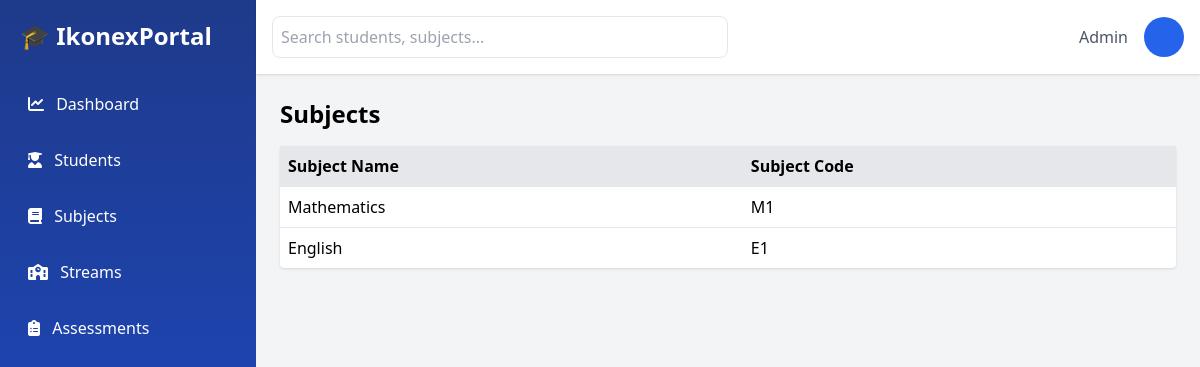
/subjects/, run on the app's committed database.
### Ikonex/models.py (models this page shows, shortened)
class Subject(models.Model):
    name = models.CharField(max_length=50)
    subject_code = models.CharField(max_length=20)

### Ikonex/views.py (the view)
# urls.py: path("subjects/", SubjectListView.as_view(), name="subject-list"),
class SubjectListView(ListView):
    model = Subject
    template_name = "subjects/subject_list.html"

### templates/subjects/subject_list.html (shortened to what this page needs)
{% extends 'home/base.html' %}
{% block content %}
<div class="flex justify-between items-center mb-4">
    <h2 class="text-2xl font-bold">Subjects</h2>
</div>
<table class="w-full bg-white shadow rounded">
    <thead class="bg-gray-200">
        <tr>
            <th class="p-2 text-left">Subject Name</th>
            <th class="p-2 text-left">Subject Code</th>
        </tr>
    </thead>
    <tbody>
        {% for subject in object_list %}
        <tr class="border-t">
            <td class="p-2">{{ subject.name }}</td>
            <td class="p-2">{{ subject.subject_code }}</td>
        </tr>
        {% endfor %}
    </tbody>
</table>
{% endblock %}

### data on the page
Subject: name "Mathematics", subject_code "M1"
Subject: name "English", subject_code "E1"
